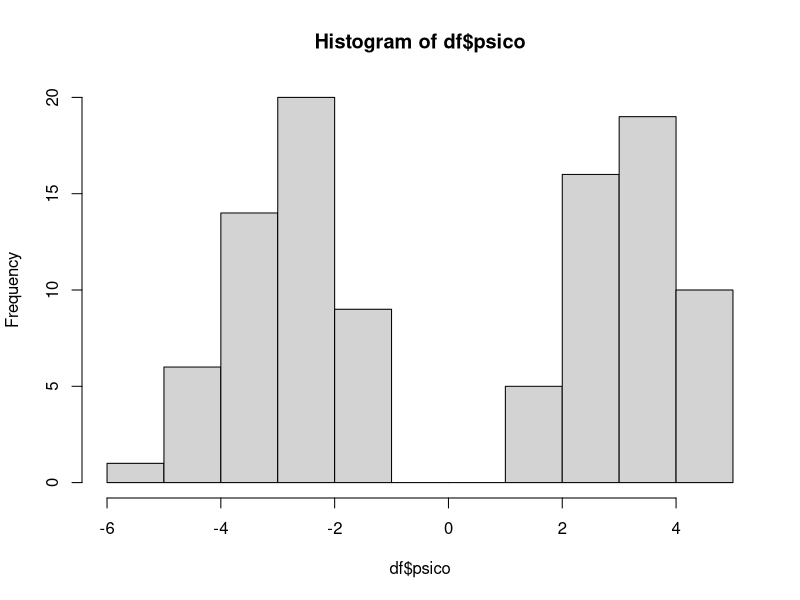

Write R code to recreate this figure.
#simulator 1 = EL CFA EN QUE NADA CORRELACIONA

#simulate data
set.seed(1000) 
n <- 100

intel <- rnorm(n, 0, 1) # n: number observations, 0: mean, 1: sd
psico <- rnorm(n, 0, 1)

df <- data.frame(intel,psico)

#make groups
df[1:50,2] <- df[1:50,2]-3 #los no psicopatas
df[51:100,2] <- df[51:100,2]+3 #los psicopatas

df$succe <- rnorm(n, 0, 1)+.6*intel+.3*psico

hist(df$psico)

cor(df)
